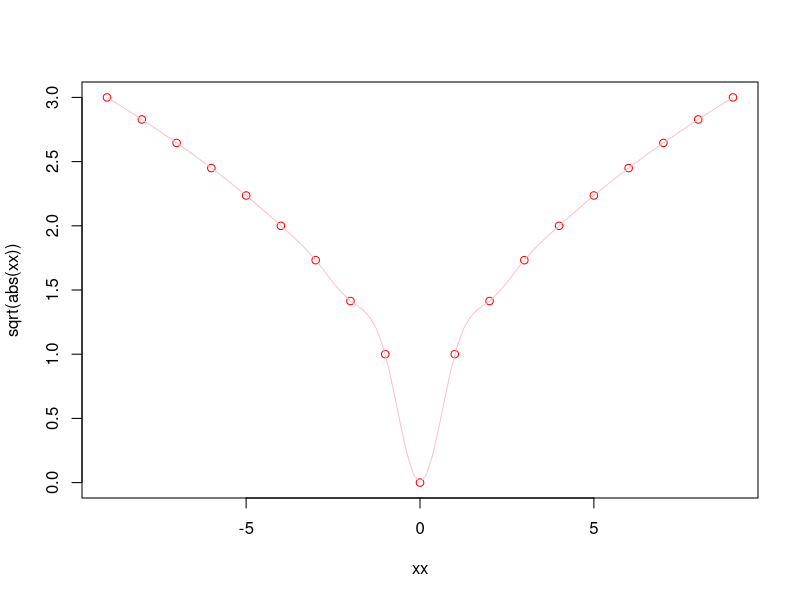

This figure's R source:
1+2
3+5-4
?sqrt
require(stats) # for spline
require(graphics)
xx <- -9:9
plot(xx, sqrt(abs(xx)),  col = "red")
lines(spline(xx, sqrt(abs(xx)), n=101), col = "pink")
# This comment is preferred
2 * 1
3>4
4>3
# Assigning an object in R
my_first_object = abs(-100)
# Printing an object in R
my_first_object
my_second_object <- sqrt(abs(-5 ^ 2))
my_char <-'Hello world'
my_other_char <-"we are able to code in R"
my_number<-"3"
my_other_number<-"2"
my_inte<-12L
my_logical<-FALSE
str(my_char)
#> chr "Hello, world"
str(my_number)
#> num 3
str(my_inte)
#> int 12
str(my_logical)
#> logi FALSE


# Is my_number equal to 5.5?
my_number == 5.5
#> [1] FALSE
# Number of characters in my_char
nchar(my_char)
#> [1] 12


install.packages()
install.packages('tidyverse')
?arrange



# Call the tidyverse into our session
library(tidyverse)
#> -- Attaching packages -------------------------- tidyverse 1.3.0 --
#> v ggplot2 3.3.2 v purrr 0.3.4
#> v tibble 3.0.3 v dplyr 1.0.2
#> v tidyr 1.1.2 v stringr 1.4.0
#> v readr 1.3.1 v forcats 0.5.0
#> -- Conflicts ------------------------------ tidyverse_conflicts() --
#> x dplyr::filter() masks stats::filter()
#> x dplyr::lag() masks stats::lag()
?arrange
??arrange
